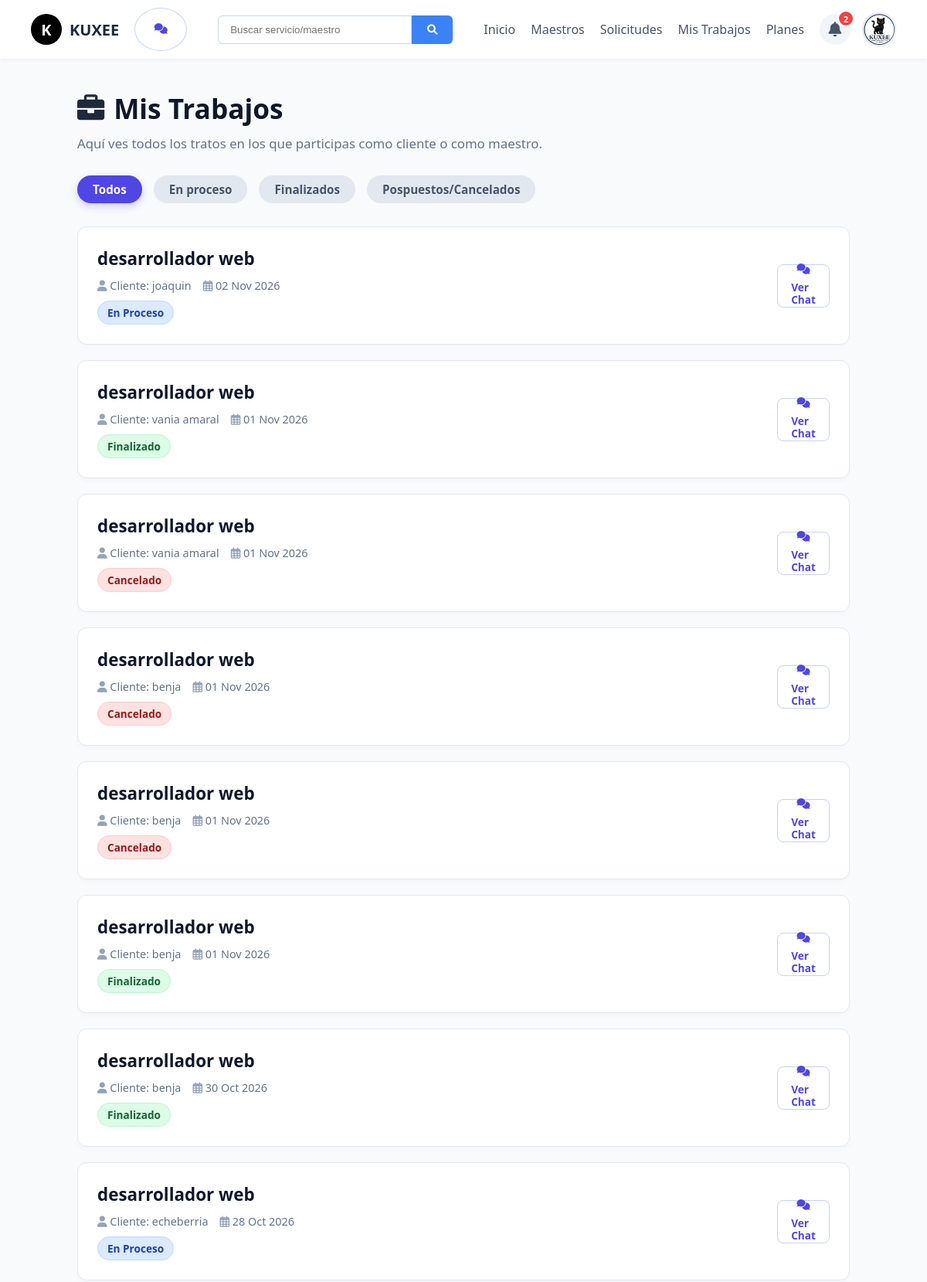
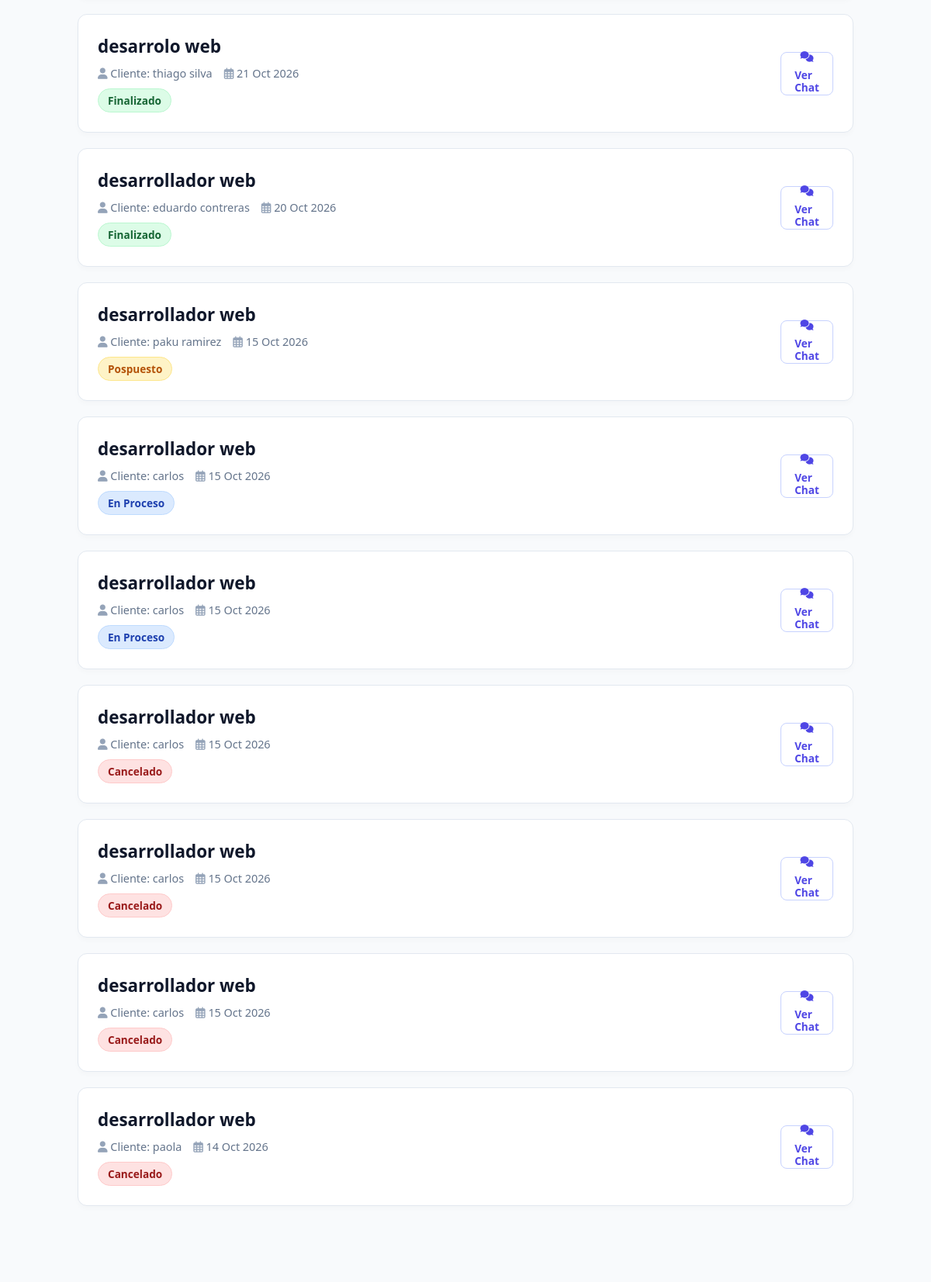
The page /mis-trabajos/ (signed in, upper part) on the database its author committed (2 pictures, top to bottom).
### usuarios/models.py (models this page shows, shortened)
class Usuario(AbstractUser):
    es_cliente = models.BooleanField(default=False)
    es_maestro = models.BooleanField(default=False)
    rut = models.CharField(max_length=12, blank=True, null=True)
    foto_perfil = models.ImageField(upload_to='perfiles/', blank=True, null=True)

class Trato(models.Model):
    ESTADOS = (
        ('pendiente', 'Pendiente'),
        ('en_espera', 'En espera de pago'),
        ('pagado', 'Pagado'),
        ('en_proceso', 'En proceso'),
        ('pospuesto', 'Pospuesto'),
        ('finalizado', 'Finalizado'),
        ('cancelado', 'Cancelado'),
    )
    servicio = models.ForeignKey(Servicio, on_delete=models.CASCADE)
    cliente = models.ForeignKey(Usuario, related_name='tratos_como_cliente', on_delete=models.CASCADE)
    maestro = models.ForeignKey(Usuario, related_name='tratos_como_maestro', on_delete=models.CASCADE)
    estado = models.CharField(max_length=20, choices=ESTADOS, default='pendiente')
    fecha_creacion = models.DateTimeField(auto_now_add=True)
    fecha_actualizacion = models.DateTimeField(auto_now=True)
    evaluado = models.BooleanField(default=False)

class Servicio(models.Model):
    maestro = models.ForeignKey(PerfilMaestro, on_delete=models.CASCADE, related_name='servicios')
    titulo = models.CharField(max_length=200)
    descripcion = models.TextField()
    oficio = models.CharField(max_length=100)
    precio_base = models.IntegerField(null=True, blank=True)
    imagen_portada = models.ImageField(upload_to='servicios/', blank=True, null=True)
    fecha_publicacion = models.DateTimeField(auto_now_add=True)
    activo = models.BooleanField(default=True)
    likes = models.ManyToManyField(Usuario, related_name='servicios_likeados', blank=True)
    detalles_tecnicos = models.JSONField(default=dict, blank=True, null=True)

### usuarios/views.py (the view, shortened to what this page needs)
# urls.py: path('mis-trabajos/', views.mis_trabajos, name='mis_trabajos'),
@login_required
def mis_trabajos(request):
    estado_actual = request.GET.get('estado', 'todos')
    tratos = Trato.objects.filter(Q(cliente=request.user) | Q(maestro=request.user)).order_by('-fecha_creacion')
    if estado_actual == 'proceso':
        tratos = tratos.filter(estado__in=['pagado', 'en_proceso'])
    elif estado_actual == 'finalizado':
        tratos = tratos.filter(estado='finalizado')
    elif estado_actual == 'cancelado':
        tratos = tratos.filter(estado__in=['pendiente', 'en_espera', 'cancelado', 'pospuesto'])
    return render(request, 'usuarios/mis_trabajos.html', {
        'estado_actual': estado_actual,
        'tratos': tratos
    })

### usuarios/context_processors.py (called while the page is built)
def oficios_globales(request):
    from .forms import LISTA_OFICIOS
    return {
        'oficios_global': LISTA_OFICIOS[1:]
    }

def notificaciones_globales(request):
    if request.user.is_authenticated:
        from .models import Notificacion
        no_leidas = Notificacion.objects.filter(usuario=request.user, leida=False).count()
        notificaciones = Notificacion.objects.filter(usuario=request.user).order_by('-fecha_creacion')[:10]
        return {
            'mis_notificaciones': notificaciones,
            'notificaciones_no_leidas': no_leidas
        }
    return {}

### usuarios/templates/usuarios/mis_trabajos.html (shortened to what this page needs)
{% extends 'usuarios/base.html' %}
{% block contenido %}
<div class="trabajos-container">
    <div class="page-header">
        <h1><i class="fas fa-briefcase" style="color: #1e293b;"></i> Mis Trabajos</h1>
        <p>Aquí ves todos los tratos en los que participas como cliente o como maestro.</p>
    </div>
    <div class="tabs-container">
        <a href="?estado=todos" class="tab-pill {% if estado_actual == 'todos' %}active{% endif %}">Todos</a>
        <a href="?estado=proceso" class="tab-pill {% if estado_actual == 'proceso' %}active{% endif %}">En proceso</a>
        <a href="?estado=finalizado" class="tab-pill {% if estado_actual == 'finalizado' %}active{% endif %}">Finalizados</a>
        <a href="?estado=cancelado" class="tab-pill {% if estado_actual == 'cancelado' %}active{% endif %}">Pospuestos/Cancelados</a>
    </div>
    {% for trato in tratos %}
        <div class="trato-card">
            <div class="trato-info">
                <h3 class="trato-title">{{ trato.servicio.titulo }}</h3>
                <div class="trato-meta">
                    {% if request.user == trato.cliente %}
                        <span><i class="fas fa-tools"></i> Maestro: {% if trato.maestro.first_name %}{{ trato.maestro.first_name }} {{ trato.maestro.last_name }}{% else %}{{ trato.maestro.username }}{% endif %}</span>
                    {% else %}
                        <span><i class="fas fa-user"></i> Cliente: {% if trato.cliente.first_name %}{{ trato.cliente.first_name }} {{ trato.cliente.last_name }}{% else %}{{ trato.cliente.username }}{% endif %}</span>
                    {% endif %}
                    <span><i class="far fa-calendar-alt"></i> {{ trato.fecha_creacion|date:"d M Y" }}</span>
                </div>
                {% if trato.estado == 'en_proceso' or trato.estado == 'pagado' %}
                    <div class="badge-estado estado-proceso">En Proceso</div>
                {% elif trato.estado == 'pospuesto' %}
                    <div class="badge-estado estado-pospuesto">Pospuesto</div>
                {% elif trato.estado == 'finalizado' %}
                    <div class="badge-estado estado-finalizado">Finalizado</div>
                {% else %}
                    <div class="badge-estado estado-cancelado">{{ trato.estado|title }}</div>
                {% endif %}
            </div>
            <div class="trato-actions">
                {% if request.user == trato.cliente %}
                    <a href="{% url 'mensajes' %}?contacto={{ trato.maestro.username }}&servicio={{ trato.servicio.id }}" class="btn-action btn-chat">
                        <i class="fas fa-comments"></i> <span>Ver<br>Chat</span>
                    </a>
                {% else %}
                    <a href="{% url 'mensajes' %}?contacto={{ trato.cliente.username }}&servicio={{ trato.servicio.id }}" class="btn-action btn-chat">
                        <i class="fas fa-comments"></i> <span>Ver<br>Chat</span>
                    </a>
                {% endif %}
            </div>
        </div>
    {% endfor %}
</div>
{% endblock %}

### usuarios/templates/usuarios/base.html (shortened to what this page needs)
{% load static %}
<!DOCTYPE html>
<html lang="es">
<head>
    <link href="https://cdnjs.cloudflare.com/ajax/libs/font-awesome/6.0.0/css/all.min.css" rel="stylesheet">
    <link href="https://cdn.jsdelivr.net/npm/select2@4.1.0-rc.0/dist/css/select2.min.css" rel="stylesheet" />
</head>
<body>
    <nav class="navbar">
        <div style="display: flex; align-items: center; gap: 20px;">
            <a href="{% url 'inicio' %}" class="logo">
                <div style="width: 40px; height: 40px; background: black; border-radius: 50%; display: flex; align-items: center; justify-content: center; color: white; margin-right: 10px;">K</div> KUXEE
            </a>
            {% if user.is_authenticated %}
                <a href="{% url 'mensajes' %}" class="btn-chat" title="Mensajes">
                    <i class="fas fa-comments"></i>
                </a>
            {% endif %}
        </div>
        <form class="search-container" method="GET" action="{% url 'maestros' %}">
            <input type="text" name="q" placeholder="Buscar servicio/maestro">
            <button type="submit"><i class="fas fa-search"></i></button>
        </form>
        <div class="nav-links">
            <a href="{% url 'inicio' %}">Inicio</a>
            <a href="{% url 'lista_maestros' %}">Maestros</a>
            <a href="{% url 'solicitudes' %}">Solicitudes</a>
            {% if user.is_authenticated %}<a href="{% url 'mis_trabajos' %}">Mis Trabajos</a>{% endif %}
            <a href="{% url 'planes' %}">Planes</a>
            {% if user.is_authenticated %}
                <div class="user-menu">
                    <div id="campana-wrapper" style="position: relative;">
                        <a href="#" class="btn-bell" onclick="toggleNotificaciones(event)">
                            <i class="fas fa-bell"></i>
                            {% if notificaciones_no_leidas > 0 %}
                                <span class="badge-notificacion">{{ notificaciones_no_leidas }}</span>
                            {% endif %}
                        </a>
                    </div>
                    <div class="profile-trigger" onclick="toggleUserDropdown(event)">
                        <div class="profile-pic">
                            {% if user.foto_perfil %}<img src="{{ user.foto_perfil.url }}" style="width:100%; height:100%; object-fit:cover;">{% else %}<i class="fas fa-user"></i>{% endif %}
                        </div>
                    </div>
                </div>
            {% else %}
                <a href="{% url 'login' %}" class="btn-login">Iniciar sesión</a>
            {% endif %}
        </div>
    </nav>
    <main>{% block contenido %}{% endblock %}</main>
</body>
</html>

### usuarios/templates/usuarios/base.html (style rules this page uses)
:root { --kuxee-blue: #3b82f6; --kuxee-dark: #1e293b; --kuxee-bg: #f8fafc; --footer-blue: #2563eb; }
body { font-family: 'Segoe UI', Tahoma, Geneva, Verdana, sans-serif; margin: 0; padding: 0; background-color: var(--kuxee-bg); color: #333; display: flex; flex-direction: column; min-height: 100vh; }
.navbar { display: flex; align-items: center; justify-content: space-between; padding: 10px 40px; background: white; box-shadow: 0 2px 4px rgba(0,0,0,0.05); position: sticky; top: 0; z-index: 1000; }
.logo { display: flex; align-items: center; font-weight: bold; font-size: 20px; color: var(--kuxee-dark); text-decoration: none; }
.btn-chat { background: #eff6ff; color: var(--kuxee-blue); width: 42px; height: 42px; border-radius: 50%; display: flex; align-items: center; justify-content: center; text-decoration: none; font-size: 1.2rem; transition: background 0.2s; }
.search-container { display: flex; flex: 1; max-width: 600px; margin: 0 40px; }
.search-container input { width: 100%; padding: 10px 15px; border: 1px solid #cbd5e1; border-radius: 6px 0 0 6px; outline: none; }
.search-container button { background: var(--kuxee-blue); color: white; border: none; padding: 10px 20px; border-radius: 0 6px 6px 0; cursor: pointer; }
.nav-links { display: flex; align-items: center; gap: 20px; }
.nav-links a { text-decoration: none; color: #475569; font-weight: 500; }
.user-menu { display: flex; align-items: center; gap: 15px; position: relative; }
.btn-bell { background: #f1f5f9; color: #475569; width: 40px; height: 40px; border-radius: 50%; display: flex; align-items: center; justify-content: center; text-decoration: none; font-size: 1.2rem; position: relative; }
.badge-notificacion { position: absolute; top: -5px; right: -5px; background: #ef4444; color: white; border-radius: 50%; width: 18px; height: 18px; font-size: 0.7rem; display: flex; align-items: center; justify-content: center; font-weight: bold; border: 2px solid white; }
.profile-pic { width: 40px; height: 40px; background: #cbd5e1; border-radius: 50%; display: flex; align-items: center; justify-content: center; color: white; font-weight: bold; overflow: hidden; border: 2px solid #e2e8f0; }
.profile-trigger { cursor: pointer; position: relative; }
main { flex: 1; }

### usuarios/templates/usuarios/mis_trabajos.html (style rules this page uses)
.trabajos-container { max-width: 1000px; margin: 40px auto; padding: 0 20px; font-family: 'Segoe UI', Tahoma, Geneva, Verdana, sans-serif; }
.page-header { margin-bottom: 30px; }
.page-header h1 { font-size: 2.2rem; font-weight: 900; color: #0f172a; display: flex; align-items: center; gap: 12px; margin: 0 0 10px 0; }
.page-header p { color: #64748b; font-size: 1.05rem; margin: 0; }
.tabs-container { display: flex; gap: 15px; margin-bottom: 30px; flex-wrap: wrap; }
.tab-pill { background: #e2e8f0; color: #475569; padding: 8px 20px; border-radius: 20px; text-decoration: none; font-weight: bold; font-size: 0.95rem; transition: all 0.2s; }
.tab-pill.active { background: #4f46e5; color: white; box-shadow: 0 4px 10px rgba(79, 70, 229, 0.25); }
.trato-card { background: white; border-radius: 12px; border: 1px solid #e2e8f0; padding: 25px; margin-bottom: 20px; display: flex; justify-content: space-between; align-items: center; box-shadow: 0 4px 6px rgba(0,0,0,0.02); flex-wrap: wrap; gap: 20px; }
.trato-info { display: flex; flex-direction: column; gap: 10px; }
.trato-title { font-size: 1.4rem; font-weight: bold; color: #0f172a; margin: 0; }
.trato-meta { color: #64748b; font-size: 0.9rem; display: flex; align-items: center; gap: 15px; }
.trato-meta i { color: #94a3b8; }
.badge-estado { padding: 5px 12px; border-radius: 20px; font-size: 0.85rem; font-weight: bold; display: inline-block; width: max-content; }
.estado-proceso { background: #dbeafe; color: #1e40af; border: 1px solid #bfdbfe; }
.estado-pospuesto { background: #fef3c7; color: #b45309; border: 1px solid #fde68a; }
.estado-finalizado { background: #dcfce7; color: #166534; border: 1px solid #bbf7d0; }
.estado-cancelado { background: #fee2e2; color: #991b1b; border: 1px solid #fecaca; }
.trato-actions { display: flex; gap: 10px; align-items: center; }
.btn-action { padding: 10px 18px; border-radius: 8px; font-weight: bold; cursor: pointer; border: none; font-size: 0.95rem; display: inline-flex; align-items: center; gap: 8px; transition: 0.2s; text-decoration: none; }
.btn-chat { background: white; color: #4f46e5; border: 1px solid #c7d2fe; display: flex; flex-direction: column; align-items: center; padding: 6px 12px; line-height: 1.2; font-size: 0.85rem; }

### rows shown on the page
Usuario: foto_perfil (picture)
Trato: servicio.titulo "desarrollador web", cliente.first_name "joaquin", fecha_creacion "02 Nov 2026", estado "En Proceso"
Trato: servicio.titulo "desarrollador web", cliente.first_name "vania amaral", fecha_creacion "01 Nov 2026", estado "Finalizado"
Trato: servicio.titulo "desarrollador web", cliente.first_name "vania amaral", fecha_creacion "01 Nov 2026", estado "Cancelado"
Trato: servicio.titulo "desarrollador web", cliente.first_name "benja", fecha_creacion "01 Nov 2026", estado "Cancelado"
Trato: servicio.titulo "desarrollador web", cliente.first_name "benja", fecha_creacion "01 Nov 2026", estado "Cancelado"
Trato: servicio.titulo "desarrollador web", cliente.first_name "benja", fecha_creacion "01 Nov 2026", estado "Finalizado"
Trato: servicio.titulo "desarrollador web", cliente.first_name "benja", fecha_creacion "30 Oct 2026", estado "Finalizado"
Trato: servicio.titulo "desarrollador web", cliente.first_name "echeberria", fecha_creacion "28 Oct 2026", estado "En Proceso"
Trato: servicio.titulo "desarrolo web", cliente.first_name "thiago silva", fecha_creacion "21 Oct 2026", estado "Finalizado"
Trato: servicio.titulo "desarrollador web", cliente.first_name "eduardo contreras", fecha_creacion "20 Oct 2026", estado "Finalizado"
Trato: servicio.titulo "desarrollador web", cliente.first_name "paku", cliente.last_name "ramirez", fecha_creacion "15 Oct 2026", estado "Pospuesto"
Trato: servicio.titulo "desarrollador web", cliente.first_name "carlos", fecha_creacion "15 Oct 2026", estado "En Proceso"
Trato: servicio.titulo "desarrollador web", cliente.first_name "carlos", fecha_creacion "15 Oct 2026", estado "En Proceso"
Trato: servicio.titulo "desarrollador web", cliente.first_name "carlos", fecha_creacion "15 Oct 2026", estado "Cancelado"
Trato: servicio.titulo "desarrollador web", cliente.first_name "carlos", fecha_creacion "15 Oct 2026", estado "Cancelado"
Trato: servicio.titulo "desarrollador web", cliente.first_name "carlos", fecha_creacion "15 Oct 2026", estado "Cancelado"
Trato: servicio.titulo "desarrollador web", cliente.first_name "paola", fecha_creacion "14 Oct 2026", estado "Cancelado"

### other values the page prints
{{ notificaciones_no_leidas }} "2"
